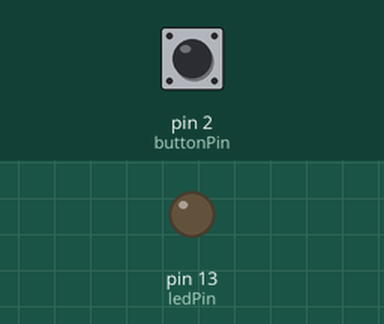
This sketch was run on a simulated Arduino Uno, built with avr-gcc and run on an emulated ATmega328P. On the bench: output pins drawn as LEDs (lit = HIGH). The inputs (shaded band) are chosen by the test bench; at power-on: pin 2 (buttonPin) LOW. What the sketch prints to the serial monitor is not drawn.

Above: at 1.2 s.
1.3 s: pin 2 (buttonPin) pulled HIGH for 0.15 s
At 1.37 s:
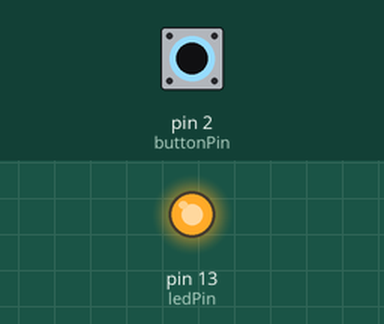
2.9 s: pin 2 (buttonPin) pulled HIGH for 1 s
At 4.5 s:
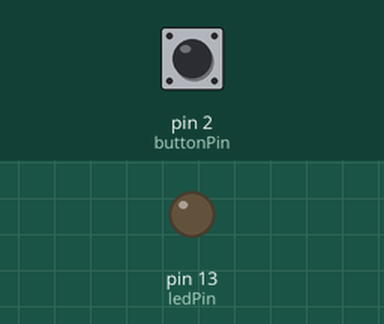
6.9 s: pin 2 (buttonPin) pulled HIGH for 3.2 s
At 7.9 s:
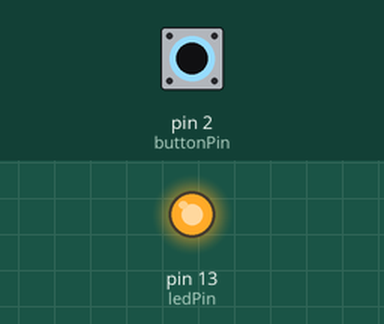
Timing chart, 0 to 11.6 s (numbered marks = the images above; inputs shaded):
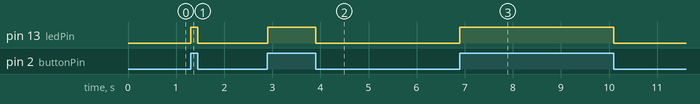

The sketch:

arduinoButton.ino
```cpp
const int buttonPin = 2;     // the number of the pushbutton pin
const int ledPin =  13;      // the number of the LED pin

// variables will change:
int buttonState = 0;         // variable for reading the pushbutton status

void setup() {
    Serial.begin(115200);
  // initialize the LED pin as an output:
  pinMode(ledPin, OUTPUT);
  // initialize the pushbutton pin as an input:
  pinMode(buttonPin, INPUT);
}

void loop() {
  // read the state of the pushbutton value:
  buttonState = digitalRead(buttonPin);

  // check if the pushbutton is pressed.
  // if it is, the buttonState is HIGH:
  if (buttonState == HIGH) {
    // turn LED on:
    digitalWrite(ledPin, HIGH);
    Serial.println("HIGH");
  } else {
    // turn LED off:
    Serial.println("Low");
    digitalWrite(ledPin, LOW);
  }
}
```

Measured:
- after the input at 1.3 s, pin 13 (ledPin): LOW → HIGH at once, → LOW 0.15 s later
- after the input at 2.9 s, pin 13 (ledPin): LOW → HIGH at once, → LOW 1.0 s later
- after the input at 6.9 s, pin 13 (ledPin): LOW → HIGH at once, → LOW 3.2 s later
